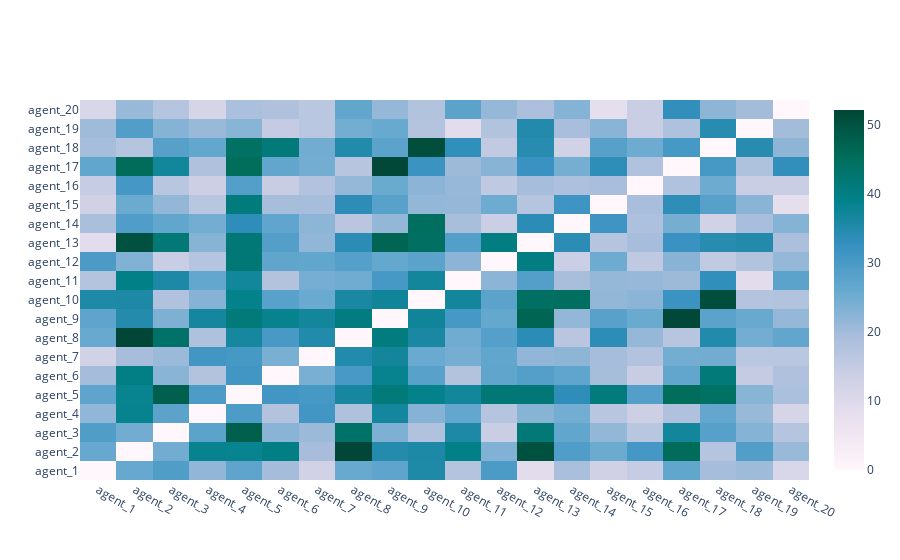

The notebook cell saved with this chart:
### Code cell
fig = heatmap(
    net.similarity_heatmap(),
    x_labels=['agent_'+str(i+1) for i in range(len(net.agents))],
    y_labels=['agent_'+str(i+1) for i in range(len(net.agents))]
)
fig.show()

### Figure 1 — Plotly figure (JSON) as saved in the notebook; plotly's stock layout.template omitted (floating-point values rounded to 4 significant figures; data arrays with more than 128 entries replaced by an {"elided": "..."} marker saying what was removed)
{"data": [{"colorscale": [[0.0, "rgb(255,247,251)"], [0.125, "rgb(236,226,240)"], [0.25, "rgb(208,209,230)"], [0.375, "rgb(166,189,219)"], [0.5, "rgb(103,169,207)"], [0.625, "rgb(54,144,192)"], [0.75, "rgb(2,129,138)"], [0.875, "rgb(1,108,89)"], [1.0, "rgb(1,70,54)"]], "hoverongaps": false, "x": ["agent_1", "agent_2", "agent_3", "agent_4", "agent_5", "agent_6", "agent_7", "agent_8", "agent_9", "agent_10", "agent_11", "agent_12", "agent_13", "agent_14", "agent_15", "agent_16", "agent_17", "agent_18", "agent_19", "agent_20"], "y": ["agent_1", "agent_2", "agent_3", "agent_4", "agent_5", "agent_6", "agent_7", "agent_8", "agent_9", "agent_10", "agent_11", "agent_12", "agent_13", "agent_14", "agent_15", "agent_16", "agent_17", "agent_18", "agent_19", "agent_20"], "z": {"elided": "20x20 float values"}, "type": "heatmap"}], "layout": {}}
